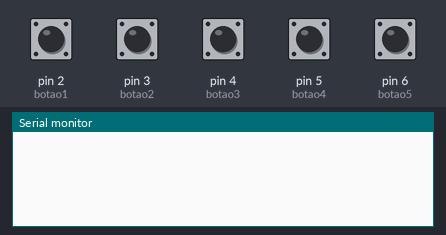
Simulated run of this sketch. Board: Arduino Uno, built with avr-gcc and run on an emulated ATmega328P. Shown: the last lines printed to the serial monitor. Inputs (shaded band) come from the test bench; at power-on: pin 2 (botao1), pin 3 (botao2), pin 4 (botao3), pin 5 (botao4), pin 6 (botao5) LOW.

Above: at 1.8 s.
1.9 s: pin 2 (botao1) pulled HIGH for 0.6 s
At 3.0 s:
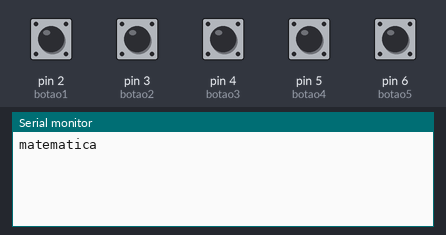
4.0 s: pin 3 (botao2) pulled HIGH for 0.6 s
At 4.9 s:
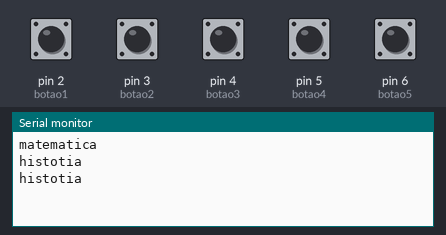
6.1 s: pin 4 (botao3) pulled HIGH for 0.6 s
At 7.7 s:
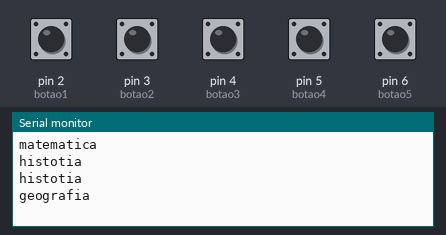
8.2 s: pin 5 (botao4) pulled HIGH for 0.6 s
At 9.2 s:
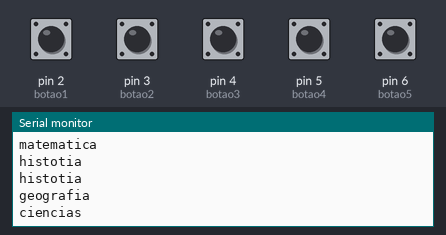
10.3 s: pin 6 (botao5) pulled HIGH for 0.6 s
At 11.9 s:
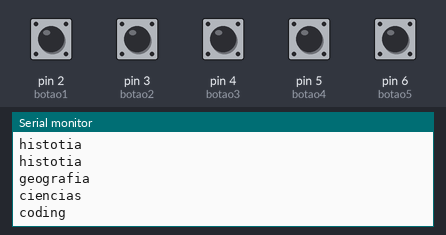

Measured:
- after the input at 1.9 s, the serial monitor: prints a new line after 0.10 s (image 1)
- after the input at 4.0 s, the serial monitor: prints a new line at once (image 2)
- after the input at 6.1 s, the serial monitor: prints a new line after 0.40 s (image 3)
- after the input at 8.2 s, the serial monitor: prints a new line after 0.30 s (image 4)
- after the input at 10.3 s, the serial monitor: prints a new line after 0.20 s (image 5)

The sketch:

codigo.ino
```cpp
const int botao1= 2;
const int botao2= 3;
const int botao3= 4;
const int botao4= 5;
const int botao5= 6;

//constantes

int var1;
int var2;
int var3;
int var4;
int var5;

void setup()
{
  pinMode(botao1, INPUT);
  pinMode(botao2, INPUT);
  pinMode(botao3, INPUT);
  pinMode(botao4, INPUT);
  pinMode(botao5, INPUT);

  Serial.begin(9600);
}
//Esta função se repete.
void loop()
{

  //Serial.print("0");

  var1 = digitalRead(botao1);
  var2 = digitalRead(botao2);
  var3 = digitalRead(botao3);
  var4 = digitalRead(botao4);
  var5 = digitalRead(botao5);

  if(var1)
  {
    Serial.println("matematica");
  }

  if(var2)
  {
  Serial.println("histotia");
  }

    if(var3)
  {
    Serial.println("geografia");
    }

      if(var4)
  {
    Serial.println("ciencias");
      }

  if(var5)
  {
    Serial.println("coding");
  }

  delay(500);
}
```
